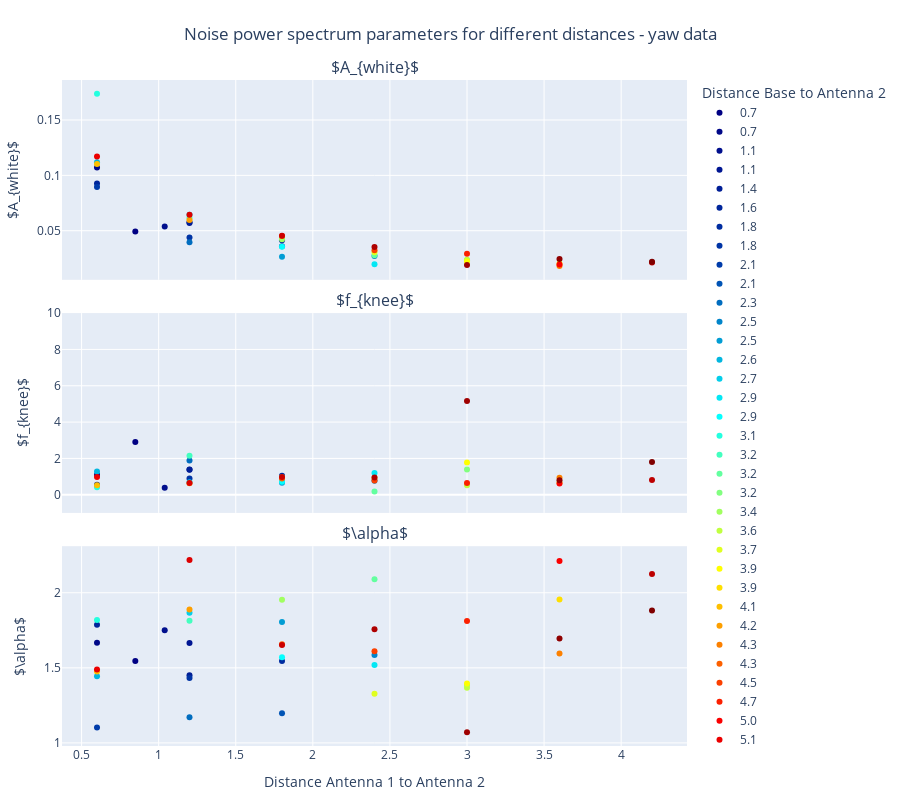

Source (notebook cell):
### Code cell
fig = make_subplots(rows=3, cols=1, shared_xaxes=True, vertical_spacing=0.05, subplot_titles=(r"$A_{white}$", r"$f_{knee}$", r"$\alpha$"))

# Select distances and colors based on data_name
if data_name in ["roll", "yaw"]:
    unique_distances = np.unique(distance_base_antenna2)
    title_dist = "Distance Base to Antenna 2"
    x_data = distance_antenna1_antenna2
    x_label = "Distance Antenna 1 to Antenna 2"
else:
    unique_distances = np.unique(distance_antenna1_antenna2)
    title_dist = "Distance Antenna 1 to Antenna 2"
    x_data = distance_base_antenna2
    x_label = "Distance Base to Antenna 2"

# Generate a color palette
colors = px.colors.sample_colorscale("Jet", len(unique_distances))

# Add scatter traces for each distance
for dist, color in zip(unique_distances, colors):
    mask = (distance_base_antenna2 if data_name in ["roll", "yaw"] else distance_antenna1_antenna2) == dist
    for i in range(3):
        show_legend = i == 0
        fig.add_trace(go.Scatter(x=x_data[mask], y=params_value[mask, i], mode="markers", name=f"{dist:.1f}", marker=dict(color=color), showlegend=show_legend), row=i + 1, col=1)

# Update axes labels and ranges
fig.update_yaxes(title_text=r"$A_{white}$", row=1, col=1)
fig.update_yaxes(title_text=r"$f_{knee}$", row=2, col=1, range=[-1, 10])
fig.update_yaxes(title_text=r"$\alpha$", row=3, col=1)
fig.update_xaxes(title_text=x_label, row=3, col=1)

# Layout adjustments: legend, title, margins
fig.update_layout(
    title_text=f"Noise power spectrum parameters for different distances - {data_name} data",
    title_x=0.5,
    legend=dict(title=title_dist, x=1.02, y=1),
    margin=dict(l=50, r=200, t=80, b=50),
    height=800,
    width=900,
)

fig.show()

### Figure 1 — Plotly figure (JSON) as saved in the notebook; plotly's stock layout.template omitted (floating-point values rounded to 4 significant figures)
{"data": [{"marker": {"color": "rgb(0, 0, 131)"}, "mode": "markers", "name": "0.7", "showlegend": true, "type": "scatter", "x": [0.8485], "xaxis": "x", "y": [0.04927], "yaxis": "y"}, {"marker": {"color": "rgb(0, 0, 131)"}, "mode": "markers", "name": "0.7", "showlegend": false, "type": "scatter", "x": [0.8485], "xaxis": "x2", "y": [2.909], "yaxis": "y2"}, {"marker": {"color": "rgb(0, 0, 131)"}, "mode": "markers", "name": "0.7", "showlegend": false, "type": "scatter", "x": [0.8485], "xaxis": "x3", "y": [1.545], "yaxis": "y3"}, {"marker": {"color": "rgb(0, 8, 136)"}, "mode": "markers", "name": "0.7", "showlegend": true, "type": "scatter", "x": [0.6], "xaxis": "x", "y": [0.1072], "yaxis": "y"}, {"marker": {"color": "rgb(0, 8, 136)"}, "mode": "markers", "name": "0.7", "showlegend": false, "type": "scatter", "x": [0.6], "xaxis": "x2", "y": [1.106], "yaxis": "y2"}, {"marker": {"color": "rgb(0, 8, 136)"}, "mode": "markers", "name": "0.7", "showlegend": false, "type": "scatter", "x": [0.6], "xaxis": "x3", "y": [1.667], "yaxis": "y3"}, {"marker": {"color": "rgb(0, 15, 141)"}, "mode": "markers", "name": "1.1", "showlegend": true, "type": "scatter", "x": [1.039], "xaxis": "x", "y": [0.05388], "yaxis": "y"}, {"marker": {"color": "rgb(0, 15, 141)"}, "mode": "markers", "name": "1.1", "showlegend": false, "type": "scatter", "x": [1.039], "xaxis": "x2", "y": [0.3876], "yaxis": "y2"}, {"marker": {"color": "rgb(0, 15, 141)"}, "mode": "markers", "name": "1.1", "showlegend": false, "type": "scatter", "x": [1.039], "xaxis": "x3", "y": [1.75], "yaxis": "y3"}, {"marker": {"color": "rgb(0, 22, 146)"}, "mode": "markers", "name": "1.1", "showlegend": true, "type": "scatter", "x": [1.2], "xaxis": "x", "y": [0.05705], "yaxis": "y"}, {"marker": {"color": "rgb(0, 22, 146)"}, "mode": "markers", "name": "1.1", "showlegend": false, "type": "scatter", "x": [1.2], "xaxis": "x2", "y": [1.377], "yaxis": "y2"}, {"marker": {"color": "rgb(0, 22, 146)"}, "mode": "markers", "name": "1.1", "showlegend": false, "type": "scatter", "x": [1.2], "xaxis": "x3", "y": [1.666], "yaxis": "y3"}, {"marker": {"color": "rgb(0, 30, 150)"}, "mode": "markers", "name": "1.4", "showlegend": true, "type": "scatter", "x": [1.2], "xaxis": "x", "y": [0.05769], "yaxis": "y"}, {"marker": {"color": "rgb(0, 30, 150)"}, "mode": "markers", "name": "1.4", "showlegend": false, "type": "scatter", "x": [1.2], "xaxis": "x2", "y": [1.394], "yaxis": "y2"}, {"marker": {"color": "rgb(0, 30, 150)"}, "mode": "markers", "name": "1.4", "showlegend": false, "type": "scatter", "x": [1.2], "xaxis": "x3", "y": [1.45], "yaxis": "y3"}, {"marker": {"color": "rgb(0, 38, 155)"}, "mode": "markers", "name": "1.6", "showlegend": true, "type": "scatter", "x": [0.6], "xaxis": "x", "y": [0.09264], "yaxis": "y"}, {"marker": {"color": "rgb(0, 38, 155)"}, "mode": "markers", "name": "1.6", "showlegend": false, "type": "scatter", "x": [0.6], "xaxis": "x2", "y": [0.5539], "yaxis": "y2"}, {"marker": {"color": "rgb(0, 38, 155)"}, "mode": "markers", "name": "1.6", "showlegend": false, "type": "scatter", "x": [0.6], "xaxis": "x3", "y": [1.787], "yaxis": "y3"}, {"marker": {"color": "rgb(0, 45, 160)"}, "mode": "markers", "name": "1.8", "showlegend": true, "type": "scatter", "x": [1.8], "xaxis": "x", "y": [0.04142], "yaxis": "y"}, {"marker": {"color": "rgb(0, 45, 160)"}, "mode": "markers", "name": "1.8", "showlegend": false, "type": "scatter", "x": [1.8], "xaxis": "x2", "y": [1.044], "yaxis": "y2"}, {"marker": {"color": "rgb(0, 45, 160)"}, "mode": "markers", "name": "1.8", "showlegend": false, "type": "scatter", "x": [1.8], "xaxis": "x3", "y": [1.546], "yaxis": "y3"}, {"marker": {"color": "rgb(0, 52, 165)"}, "mode": "markers", "name": "1.8", "showlegend": true, "type": "scatter", "x": [1.2], "xaxis": "x", "y": [0.04386], "yaxis": "y"}, {"marker": {"color": "rgb(0, 52, 165)"}, "mode": "markers", "name": "1.8", "showlegend": false, "type": "scatter", "x": [1.2], "xaxis": "x2", "y": [0.8929], "yaxis": "y2"}, {"marker": {"color": "rgb(0, 52, 165)"}, "mode": "markers", "name": "1.8", "showlegend": false, "type": "scatter", "x": [1.2], "xaxis": "x3", "y": [1.432], "yaxis": "y3"}, {"marker": {"color": "rgb(0, 60, 170)"}, "mode": "markers", "name": "2.1", "showlegend": true, "type": "scatter", "x": [0.6], "xaxis": "x", "y": [0.08942], "yaxis": "y"}, {"marker": {"color": "rgb(0, 60, 170)"}, "mode": "markers", "name": "2.1", "showlegend": false, "type": "scatter", "x": [0.6], "xaxis": "x2", "y": [0.5073], "yaxis": "y2"}, {"marker": {"color": "rgb(0, 60, 170)"}, "mode": "markers", "name": "2.1", "showlegend": false, "type": "scatter", "x": [0.6], "xaxis": "x3", "y": [1.102], "yaxis": "y3"}, {"marker": {"color": "rgb(1, 84, 181)"}, "mode": "markers", "name": "2.1", "showlegend": true, "type": "scatter", "x": [1.8], "xaxis": "x", "y": [0.03598], "yaxis": "y"}, {"marker": {"color": "rgb(1, 84, 181)"}, "mode": "markers", "name": "2.1", "showlegend": false, "type": "scatter", "x": [1.8], "xaxis": "x2", "y": [0.9263], "yaxis": "y2"}, {"marker": {"color": "rgb(1, 84, 181)"}, "mode": "markers", "name": "2.1", "showlegend": false, "type": "scatter", "x": [1.8], "xaxis": "x3", "y": [1.197], "yaxis": "y3"}, {"marker": {"color": "rgb(1, 109, 191)"}, "mode": "markers", "name": "2.3", "showlegend": true, "type": "scatter", "x": [1.2], "xaxis": "x", "y": [0.03961], "yaxis": "y"}, {"marker": {"color": "rgb(1, 109, 191)"}, "mode": "markers", "name": "2.3", "showlegend": false, "type": "scatter", "x": [1.2], "xaxis": "x2", "y": [1.883], "yaxis": "y2"}, {"marker": {"color": "rgb(1, 109, 191)"}, "mode": "markers", "name": "2.3", "showlegend": false, "type": "scatter", "x": [1.2], "xaxis": "x3", "y": [1.17], "yaxis": "y3"}, {"marker": {"color": "rgb(2, 133, 202)"}, "mode": "markers", "name": "2.5", "showlegend": true, "type": "scatter", "x": [2.4], "xaxis": "x", "y": [0.02709], "yaxis": "y"}, {"marker": {"color": "rgb(2, 133, 202)"}, "mode": "markers", "name": "2.5", "showlegend": false, "type": "scatter", "x": [2.4], "xaxis": "x2", "y": [0.7714], "yaxis": "y2"}, {"marker": {"color": "rgb(2, 133, 202)"}, "mode": "markers", "name": "2.5", "showlegend": false, "type": "scatter", "x": [2.4], "xaxis": "x3", "y": [1.585], "yaxis": "y3"}, {"marker": {"color": "rgb(2, 157, 212)"}, "mode": "markers", "name": "2.5", "showlegend": true, "type": "scatter", "x": [1.8], "xaxis": "x", "y": [0.02643], "yaxis": "y"}, {"marker": {"color": "rgb(2, 157, 212)"}, "mode": "markers", "name": "2.5", "showlegend": false, "type": "scatter", "x": [1.8], "xaxis": "x2", "y": [0.6661], "yaxis": "y2"}, {"marker": {"color": "rgb(2, 157, 212)"}, "mode": "markers", "name": "2.5", "showlegend": false, "type": "scatter", "x": [1.8], "xaxis": "x3", "y": [1.806], "yaxis": "y3"}, {"marker": {"color": "rgb(3, 182, 223)"}, "mode": "markers", "name": "2.6", "showlegend": true, "type": "scatter", "x": [0.6], "xaxis": "x", "y": [0.1118], "yaxis": "y"}, {"marker": {"color": "rgb(3, 182, 223)"}, "mode": "markers", "name": "2.6", "showlegend": false, "type": "scatter", "x": [0.6], "xaxis": "x2", "y": [1.285], "yaxis": "y2"}, {"marker": {"color": "rgb(3, 182, 223)"}, "mode": "markers", "name": "2.6", "showlegend": false, "type": "scatter", "x": [0.6], "xaxis": "x3", "y": [1.445], "yaxis": "y3"}, {"marker": {"color": "rgb(4, 206, 234)"}, "mode": "markers", "name": "2.7", "showlegend": true, "type": "scatter", "x": [1.2], "xaxis": "x", "y": [0.06449], "yaxis": "y"}, {"marker": {"color": "rgb(4, 206, 234)"}, "mode": "markers", "name": "2.7", "showlegend": false, "type": "scatter", "x": [1.2], "xaxis": "x2", "y": [0.6839], "yaxis": "y2"}, {"marker": {"color": "rgb(4, 206, 234)"}, "mode": "markers", "name": "2.7", "showlegend": false, "type": "scatter", "x": [1.2], "xaxis": "x3", "y": [1.867], "yaxis": "y3"}, {"marker": {"color": "rgb(4, 231, 244)"}, "mode": "markers", "name": "2.9", "showlegend": true, "type": "scatter", "x": [2.4], "xaxis": "x", "y": [0.01976], "yaxis": "y"}, {"marker": {"color": "rgb(4, 231, 244)"}, "mode": "markers", "name": "2.9", "showlegend": false, "type": "scatter", "x": [2.4], "xaxis": "x2", "y": [1.191], "yaxis": "y2"}, {"marker": {"color": "rgb(4, 231, 244)"}, "mode": "markers", "name": "2.9", "showlegend": false, "type": "scatter", "x": [2.4], "xaxis": "x3", "y": [1.519], "yaxis": "y3"}, {"marker": {"color": "rgb(5, 255, 255)"}, "mode": "markers", "name": "2.9", "showlegend": true, "type": "scatter", "x": [1.8], "xaxis": "x", "y": [0.03557], "yaxis": "y"}, {"marker": {"color": "rgb(5, 255, 255)"}, "mode": "markers", "name": "2.9", "showlegend": false, "type": "scatter", "x": [1.8], "xaxis": "x2", "y": [0.711], "yaxis": "y2"}, {"marker": {"color": "rgb(5, 255, 255)"}, "mode": "markers", "name": "2.9", "showlegend": false, "type": "scatter", "x": [1.8], "xaxis": "x3", "y": [1.571], "yaxis": "y3"}, {"marker": {"color": "rgb(36, 255, 223)"}, "mode": "markers", "name": "3.1", "showlegend": true, "type": "scatter", "x": [0.6], "xaxis": "x", "y": [0.1737], "yaxis": "y"}, {"marker": {"color": "rgb(36, 255, 223)"}, "mode": "markers", "name": "3.1", "showlegend": false, "type": "scatter", "x": [0.6], "xaxis": "x2", "y": [0.4171], "yaxis": "y2"}, {"marker": {"color": "rgb(36, 255, 223)"}, "mode": "markers", "name": "3.1", "showlegend": false, "type": "scatter", "x": [0.6], "xaxis": "x3", "y": [1.819], "yaxis": "y3"}, {"marker": {"color": "rgb(67, 255, 191)"}, "mode": "markers", "name": "3.2", "showlegend": true, "type": "scatter", "x": [1.2], "xaxis": "x", "y": [0.06138], "yaxis": "y"}, {"marker": {"color": "rgb(67, 255, 191)"}, "mode": "markers", "name": "3.2", "showlegend": false, "type": "scatter", "x": [1.2], "xaxis": "x2", "y": [2.146], "yaxis": "y2"}, {"marker": {"color": "rgb(67, 255, 191)"}, "mode": "markers", "name": "3.2", "showlegend": false, "type": "scatter", "x": [1.2], "xaxis": "x3", "y": [1.813], "yaxis": "y3"}, {"marker": {"color": "rgb(99, 255, 159)"}, "mode": "markers", "name": "3.2", "showlegend": true, "type": "scatter", "x": [2.4], "xaxis": "x", "y": [0.02774], "yaxis": "y"}, {"marker": {"color": "rgb(99, 255, 159)"}, "mode": "markers", "name": "3.2", "showlegend": false, "type": "scatter", "x": [2.4], "xaxis": "x2", "y": [0.1717], "yaxis": "y2"}, {"marker": {"color": "rgb(99, 255, 159)"}, "mode": "markers", "name": "3.2", "showlegend": false, "type": "scatter", "x": [2.4], "xaxis": "x3", "y": [2.09], "yaxis": "y3"}, {"marker": {"color": "rgb(130, 255, 128)"}, "mode": "markers", "name": "3.2", "showlegend": true, "type": "scatter", "x": [3.0], "xaxis": "x", "y": [0.02331], "yaxis": "y"}, {"marker": {"color": "rgb(130, 255, 128)"}, "mode": "markers", "name": "3.2", "showlegend": false, "type": "scatter", "x": [3.0], "xaxis": "x2", "y": [1.389], "yaxis": "y2"}, {"marker": {"color": "rgb(130, 255, 128)"}, "mode": "markers", "name": "3.2", "showlegend": false, "type": "scatter", "x": [3.0], "xaxis": "x3", "y": [1.386], "yaxis": "y3"}, {"marker": {"color": "rgb(161, 255, 96)"}, "mode": "markers", "name": "3.4", "showlegend": true, "type": "scatter", "x": [1.8], "xaxis": "x", "y": [0.0424], "yaxis": "y"}, {"marker": {"color": "rgb(161, 255, 96)"}, "mode": "markers", "name": "3.4", "showlegend": false, "type": "scatter", "x": [1.8], "xaxis": "x2", "y": [0.9562], "yaxis": "y2"}, {"marker": {"color": "rgb(161, 255, 96)"}, "mode": "markers", "name": "3.4", "showlegend": false, "type": "scatter", "x": [1.8], "xaxis": "x3", "y": [1.953], "yaxis": "y3"}, {"marker": {"color": "rgb(192, 255, 64)"}, "mode": "markers", "name": "3.6", "showlegend": true, "type": "scatter", "x": [3.0], "xaxis": "x", "y": [0.02381], "yaxis": "y"}, {"marker": {"color": "rgb(192, 255, 64)"}, "mode": "markers", "name": "3.6", "showlegend": false, "type": "scatter", "x": [3.0], "xaxis": "x2", "y": [0.5265], "yaxis": "y2"}, {"marker": {"color": "rgb(192, 255, 64)"}, "mode": "markers", "name": "3.6", "showlegend": false, "type": "scatter", "x": [3.0], "xaxis": "x3", "y": [1.368], "yaxis": "y3"}, {"marker": {"color": "rgb(224, 255, 32)"}, "mode": "markers", "name": "3.7", "showlegend": true, "type": "scatter", "x": [2.4], "xaxis": "x", "y": [0.03046], "yaxis": "y"}, {"marker": {"color": "rgb(224, 255, 32)"}, "mode": "markers", "name": "3.7", "showlegend": false, "type": "scatter", "x": [2.4], "xaxis": "x2", "y": [0.9268], "yaxis": "y2"}, {"marker": {"color": "rgb(224, 255, 32)"}, "mode": "markers", "name": "3.7", "showlegend": false, "type": "scatter", "x": [2.4], "xaxis": "x3", "y": [1.328], "yaxis": "y3"}, {"marker": {"color": "rgb(255, 255, 0)"}, "mode": "markers", "name": "3.9", "showlegend": true, "type": "scatter", "x": [3.0], "xaxis": "x", "y": [0.02214], "yaxis": "y"}, {"marker": {"color": "rgb(255, 255, 0)"}, "mode": "markers", "name": "3.9", "showlegend": false, "type": "scatter", "x": [3.0], "xaxis": "x2", "y": [1.769], "yaxis": "y2"}, {"marker": {"color": "rgb(255, 255, 0)"}, "mode": "markers", "name": "3.9", "showlegend": false, "type": "scatter", "x": [3.0], "xaxis": "x3", "y": [1.395], "yaxis": "y3"}, {"marker": {"color": "rgb(254, 223, 0)"}, "mode": "markers", "name": "3.9", "showlegend": true, "type": "scatter", "x": [3.6], "xaxis": "x", "y": [0.02028], "yaxis": "y"}, {"marker": {"color": "rgb(254, 223, 0)"}, "mode": "markers", "name": "3.9", "showlegend": false, "type": "scatter", "x": [3.6], "xaxis": "x2", "y": [0.6556], "yaxis": "y2"}, {"marker": {"color": "rgb(254, 223, 0)"}, "mode": "markers", "name": "3.9", "showlegend": false, "type": "scatter", "x": [3.6], "xaxis": "x3", "y": [1.955], "yaxis": "y3"}, {"marker": {"color": "rgb(254, 191, 0)"}, "mode": "markers", "name": "4.1", "showlegend": true, "type": "scatter", "x": [0.6], "xaxis": "x", "y": [0.1102], "yaxis": "y"}, {"marker": {"color": "rgb(254, 191, 0)"}, "mode": "markers", "name": "4.1", "showlegend": false, "type": "scatter", "x": [0.6], "xaxis": "x2", "y": [0.5282], "yaxis": "y2"}, {"marker": {"color": "rgb(254, 191, 0)"}, "mode": "markers", "name": "4.1", "showlegend": false, "type": "scatter", "x": [0.6], "xaxis": "x3", "y": [1.476], "yaxis": "y3"}, {"marker": {"color": "rgb(253, 159, 0)"}, "mode": "markers", "name": "4.2", "showlegend": true, "type": "scatter", "x": [1.2], "xaxis": "x", "y": [0.05959], "yaxis": "y"}, {"marker": {"color": "rgb(253, 159, 0)"}, "mode": "markers", "name": "4.2", "showlegend": false, "type": "scatter", "x": [1.2], "xaxis": "x2", "y": [0.6332], "yaxis": "y2"}, {"marker": {"color": "rgb(253, 159, 0)"}, "mode": "markers", "name": "4.2", "showlegend": false, "type": "scatter", "x": [1.2], "xaxis": "x3", "y": [1.889], "yaxis": "y3"}, {"marker": {"color": "rgb(252, 128, 0)"}, "mode": "markers", "name": "4.3", "showlegend": true, "type": "scatter", "x": [3.6], "xaxis": "x", "y": [0.01808], "yaxis": "y"}, {"marker": {"color": "rgb(252, 128, 0)"}, "mode": "markers", "name": "4.3", "showlegend": false, "type": "scatter", "x": [3.6], "xaxis": "x2", "y": [0.929], "yaxis": "y2"}, {"marker": {"color": "rgb(252, 128, 0)"}, "mode": "markers", "name": "4.3", "showlegend": false, "type": "scatter", "x": [3.6], "xaxis": "x3", "y": [1.596], "yaxis": "y3"}, {"marker": {"color": "rgb(252, 96, 0)"}, "mode": "markers", "name": "4.3", "showlegend": true, "type": "scatter", "x": [1.8], "xaxis": "x", "y": [0.04528], "yaxis": "y"}, {"marker": {"color": "rgb(252, 96, 0)"}, "mode": "markers", "name": "4.3", "showlegend": false, "type": "scatter", "x": [1.8], "xaxis": "x2", "y": [0.8914], "yaxis": "y2"}, {"marker": {"color": "rgb(252, 96, 0)"}, "mode": "markers", "name": "4.3", "showlegend": false, "type": "scatter", "x": [1.8], "xaxis": "x3", "y": [1.657], "yaxis": "y3"}, {"marker": {"color": "rgb(251, 64, 0)"}, "mode": "markers", "name": "4.5", "showlegend": true, "type": "scatter", "x": [2.4], "xaxis": "x", "y": [0.03247], "yaxis": "y"}, {"marker": {"color": "rgb(251, 64, 0)"}, "mode": "markers", "name": "4.5", "showlegend": false, "type": "scatter", "x": [2.4], "xaxis": "x2", "y": [0.7889], "yaxis": "y2"}, {"marker": {"color": "rgb(251, 64, 0)"}, "mode": "markers", "name": "4.5", "showlegend": false, "type": "scatter", "x": [2.4], "xaxis": "x3", "y": [1.61], "yaxis": "y3"}, {"marker": {"color": "rgb(251, 32, 0)"}, "mode": "markers", "name": "4.7", "showlegend": true, "type": "scatter", "x": [3.0], "xaxis": "x", "y": [0.02909], "yaxis": "y"}, {"marker": {"color": "rgb(251, 32, 0)"}, "mode": "markers", "name": "4.7", "showlegend": false, "type": "scatter", "x": [3.0], "xaxis": "x2", "y": [0.6492], "yaxis": "y2"}, {"marker": {"color": "rgb(251, 32, 0)"}, "mode": "markers", "name": "4.7", "showlegend": false, "type": "scatter", "x": [3.0], "xaxis": "x3", "y": [1.812], "yaxis": "y3"}, {"marker": {"color": "rgb(250, 0, 0)"}, "mode": "markers", "name": "5.0", "showlegend": true, "type": "scatter", "x": [3.6], "xaxis": "x", "y": [0.0194], "yaxis": "y"}, {"marker": {"color": "rgb(250, 0, 0)"}, "mode": "markers", "name": "5.0", "showlegend": false, "type": "scatter", "x": [3.6], "xaxis": "x2", "y": [0.6203], "yaxis": "y2"}, {"marker": {"color": "rgb(250, 0, 0)"}, "mode": "markers", "name": "5.0", "showlegend": false, "type": "scatter", "x": [3.6], "xaxis": "x3", "y": [2.211], "yaxis": "y3"}, {"marker": {"color": "rgb(235, 0, 0)"}, "mode": "markers", "name": "5.1", "showlegend": true, "type": "scatter", "x": [0.6], "xaxis": "x", "y": [0.117], "yaxis": "y"}, {"marker": {"color": "rgb(235, 0, 0)"}, "mode": "markers", "name": "5.1", "showlegend": false, "type": "scatter", "x": [0.6], "xaxis": "x2", "y": [0.9783], "yaxis": "y2"}, {"marker": {"color": "rgb(235, 0, 0)"}, "mode": "markers", "name": "5.1", "showlegend": false, "type": "scatter", "x": [0.6], "xaxis": "x3", "y": [1.489], "yaxis": "y3"}, {"marker": {"color": "rgb(220, 0, 0)"}, "mode": "markers", "name": "5.1", "showlegend": true, "type": "scatter", "x": [1.2], "xaxis": "x", "y": [0.06446], "yaxis": "y"}, {"marker": {"color": "rgb(220, 0, 0)"}, "mode": "markers", "name": "5.1", "showlegend": false, "type": "scatter", "x": [1.2], "xaxis": "x2", "y": [0.6525], "yaxis": "y2"}, {"marker": {"color": "rgb(220, 0, 0)"}, "mode": "markers", "name": "5.1", "showlegend": false, "type": "scatter", "x": [1.2], "xaxis": "x3", "y": [2.219], "yaxis": "y3"}, {"marker": {"color": "rgb(204, 0, 0)"}, "mode": "markers", "name": "5.3", "showlegend": true, "type": "scatter", "x": [1.8], "xaxis": "x", "y": [0.04547], "yaxis": "y"}, {"marker": {"color": "rgb(204, 0, 0)"}, "mode": "markers", "name": "5.3", "showlegend": false, "type": "scatter", "x": [1.8], "xaxis": "x2", "y": [0.971], "yaxis": "y2"}, {"marker": {"color": "rgb(204, 0, 0)"}, "mode": "markers", "name": "5.3", "showlegend": false, "type": "scatter", "x": [1.8], "xaxis": "x3", "y": [1.653], "yaxis": "y3"}, {"marker": {"color": "rgb(189, 0, 0)"}, "mode": "markers", "name": "5.4", "showlegend": true, "type": "scatter", "x": [4.2], "xaxis": "x", "y": [0.02124], "yaxis": "y"}, {"marker": {"color": "rgb(189, 0, 0)"}, "mode": "markers", "name": "5.4", "showlegend": false, "type": "scatter", "x": [4.2], "xaxis": "x2", "y": [0.8076], "yaxis": "y2"}, {"marker": {"color": "rgb(189, 0, 0)"}, "mode": "markers", "name": "5.4", "showlegend": false, "type": "scatter", "x": [4.2], "xaxis": "x3", "y": [2.125], "yaxis": "y3"}, {"marker": {"color": "rgb(174, 0, 0)"}, "mode": "markers", "name": "5.4", "showlegend": true, "type": "scatter", "x": [2.4], "xaxis": "x", "y": [0.03537], "yaxis": "y"}, {"marker": {"color": "rgb(174, 0, 0)"}, "mode": "markers", "name": "5.4", "showlegend": false, "type": "scatter", "x": [2.4], "xaxis": "x2", "y": [0.9492], "yaxis": "y2"}, {"marker": {"color": "rgb(174, 0, 0)"}, "mode": "markers", "name": "5.4", "showlegend": false, "type": "scatter", "x": [2.4], "xaxis": "x3", "y": [1.757], "yaxis": "y3"}, {"marker": {"color": "rgb(159, 0, 0)"}, "mode": "markers", "name": "5.6", "showlegend": true, "type": "scatter", "x": [3.0], "xaxis": "x", "y": [0.01899], "yaxis": "y"}, {"marker": {"color": "rgb(159, 0, 0)"}, "mode": "markers", "name": "5.6", "showlegend": false, "type": "scatter", "x": [3.0], "xaxis": "x2", "y": [5.156], "yaxis": "y2"}, {"marker": {"color": "rgb(159, 0, 0)"}, "mode": "markers", "name": "5.6", "showlegend": false, "type": "scatter", "x": [3.0], "xaxis": "x3", "y": [1.071], "yaxis": "y3"}, {"marker": {"color": "rgb(143, 0, 0)"}, "mode": "markers", "name": "5.9", "showlegend": true, "type": "scatter", "x": [3.6], "xaxis": "x", "y": [0.02441], "yaxis": "y"}, {"marker": {"color": "rgb(143, 0, 0)"}, "mode": "markers", "name": "5.9", "showlegend": false, "type": "scatter", "x": [3.6], "xaxis": "x2", "y": [0.8014], "yaxis": "y2"}, {"marker": {"color": "rgb(143, 0, 0)"}, "mode": "markers", "name": "5.9", "showlegend": false, "type": "scatter", "x": [3.6], "xaxis": "x3", "y": [1.696], "yaxis": "y3"}, {"marker": {"color": "rgb(128, 0, 0)"}, "mode": "markers", "name": "6.1", "showlegend": true, "type": "scatter", "x": [4.2], "xaxis": "x", "y": [0.02196], "yaxis": "y"}, {"marker": {"color": "rgb(128, 0, 0)"}, "mode": "markers", "name": "6.1", "showlegend": false, "type": "scatter", "x": [4.2], "xaxis": "x2", "y": [1.806], "yaxis": "y2"}, {"marker": {"color": "rgb(128, 0, 0)"}, "mode": "markers", "name": "6.1", "showlegend": false, "type": "scatter", "x": [4.2], "xaxis": "x3", "y": [1.882], "yaxis": "y3"}], "layout": {"annotations": [{"font": {"size": 16}, "showarrow": false, "text": "$A_{white}$", "x": 0.5, "xanchor": "center", "xref": "paper", "y": 1, "yanchor": "bottom", "yref": "paper"}, {"font": {"size": 16}, "showarrow": false, "text": "$f_{knee}$", "x": 0.5, "xanchor": "center", "xref": "paper", "y": 0.65, "yanchor": "bottom", "yref": "paper"}, {"font": {"size": 16}, "showarrow": false, "text": "$\\alpha$", "x": 0.5, "xanchor": "center", "xref": "paper", "y": 0.3, "yanchor": "bottom", "yref": "paper"}], "height": 800, "legend": {"title": {"text": "Distance Base to Antenna 2"}, "x": 1.02, "y": 1}, "margin": {"b": 50, "l": 50, "r": 200, "t": 80}, "title": {"text": "Noise power spectrum parameters for different distances - yaw data", "x": 0.5}, "width": 900, "xaxis": {"anchor": "y", "domain": [0, 1], "matches": "x3", "showticklabels": false}, "xaxis2": {"anchor": "y2", "domain": [0, 1], "matches": "x3", "showticklabels": false}, "xaxis3": {"anchor": "y3", "domain": [0, 1], "title": {"text": "Distance Antenna 1 to Antenna 2"}}, "yaxis": {"anchor": "x", "domain": [0.7, 1], "title": {"text": "$A_{white}$"}}, "yaxis2": {"anchor": "x2", "domain": [0.35, 0.65], "range": [-1, 10], "title": {"text": "$f_{knee}$"}}, "yaxis3": {"anchor": "x3", "domain": [0, 0.3], "title": {"text": "$\\alpha$"}}}}
